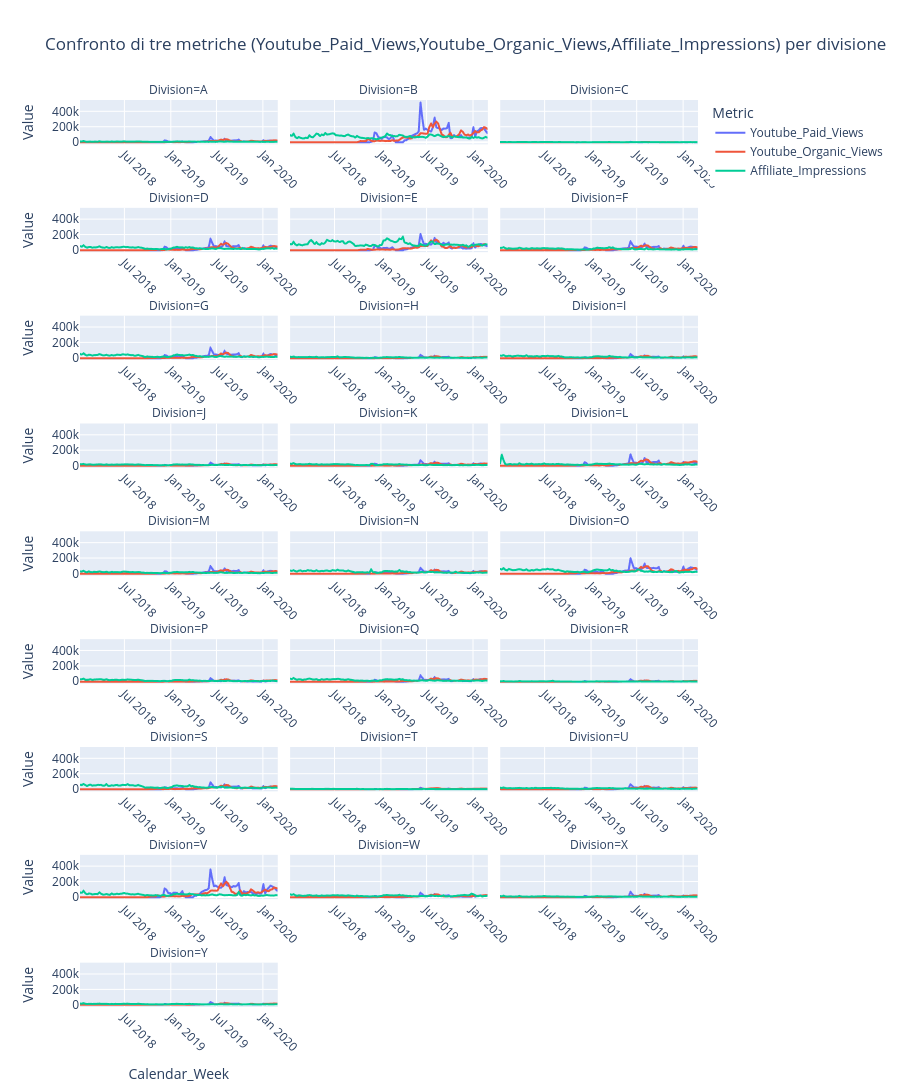

Notebook cell for this chart:
### Markdown cell above
### Grafico che mostra le varie metriche nel periodo Ottobre-Dicembre negli anni disponibili
Nel periodo `Ottobre-Dicembre`, queste tre metriche non mostrano un pattern temporale chiaramente sovrapponibile a quello delle `Sales`.

### Code cell
df_metriche = df_senza_z.melt(
    id_vars=["Calendar_Week", "Division"],
    value_vars=["Youtube_Paid_Views", "Youtube_Organic_Views", "Affiliate_Impressions"],
    var_name="Metric",
    value_name="Value"
)

fig = px.line(
    df_metriche,
    x="Calendar_Week",
    y="Value",
    color="Metric",
    hover_name="Metric",
    facet_col="Division",
    facet_col_wrap=3,
    title="Confronto di tre metriche (Youtube_Paid_Views,Youtube_Organic_Views,Affiliate_Impressions) per divisione"
)

fig.update_layout(height=4000)

# Ruota le date su tutti i subplot
fig.update_xaxes(tickangle=45)

# Assicura che tutti gli assi X siano visibili
fig.for_each_xaxis(lambda x: x.update(showticklabels=True))

fig.show()
